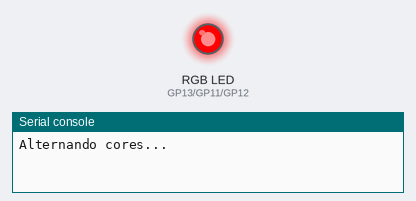
Simulated run of this program. Board: Raspberry Pi Pico running MicroPython. Shown: an RGB LED mixed from three pins (HIGH = lit), the last lines printed to the serial console. Dim RGB values are drawn brighter than linear; random numbers come from a fixed seed; the clock reads 2024-03-15 10:24:30 at power-on unless the program sets it. At 10.1 s the program stops and its outputs stay as they are.

Above: at 0.1 s.
At 1.1 s:
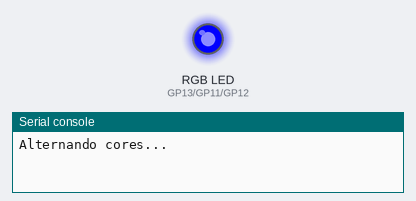
At 2.6 s:
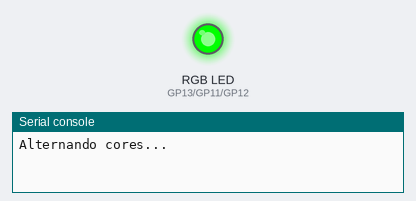
At 5.1 s:
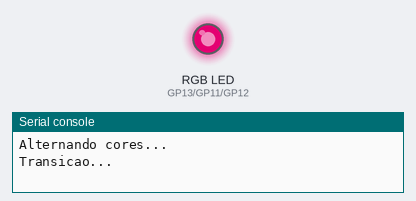
At 6.1 s:
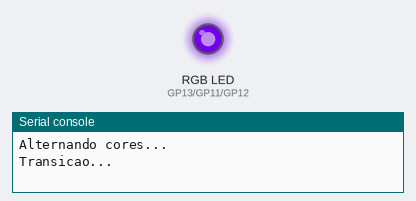
At 10.2 s:
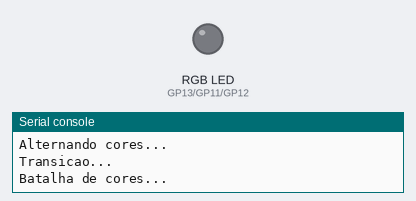
Timing chart, 0 to 11.6 s (numbered marks = the images above):
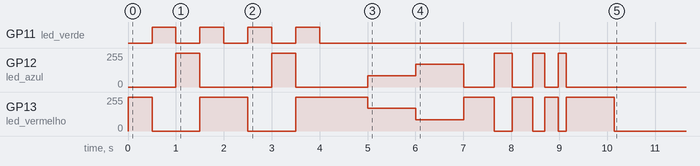

Measured:
- by itself, GP11 (led_verde): alternates HIGH for 0.50 s and LOW for 0.50 s, 8 changes in all, then stays LOW
- by itself, GP12 (led_azul): 0/255 → 255/255 at 1.0 s, → 0/255 0.50 s later, → 255/255 1.5 s later, → 0/255 0.50 s later, … (13 changes in this stretch)
- by itself, GP13 (led_vermelho): 0/255 → 255/255 at 0.00 s, → 0/255 0.50 s later, → 255/255 1.0 s later, → 0/255 1.0 s later, … (15 changes in this stretch)

The program:

alternar_led.py
```python
# alternar_led.py
# Alterna entre várias cores no LED RGB
# Bloco: Alternar LED

from machine import Pin, PWM
import time

# Configuração dos pinos do LED RGB
LED_RED = 13
LED_GREEN = 11
LED_BLUE = 12

led_vermelho = PWM(Pin(LED_RED), freq=1000)
led_verde = PWM(Pin(LED_GREEN), freq=1000)
led_azul = PWM(Pin(LED_BLUE), freq=1000)

def aplicar_cor(cor):
    """Aplica uma cor ao LED."""
    led_vermelho.duty_u16(cor[0] * 257)
    led_verde.duty_u16(cor[1] * 257)
    led_azul.duty_u16(cor[2] * 257)

def alternar_cores(cores, tempo_cada=500, duracao_total=5):
    """
    Alterna entre várias cores.

    Args:
        cores: Lista de tuplas (R, G, B)
        tempo_cada: Tempo em ms para cada cor
        duracao_total: Tempo total em segundos
    """
    import time
    inicio = time.time()
    idx = 0

    while time.time() - inicio < duracao_total:
        aplicar_cor(cores[idx % len(cores)])
        idx += 1
        time.sleep_ms(tempo_cada)

 # Desliga
    aplicar_cor((0, 0, 0))

def transicao_cores(cor1, cor2, duracao=5):
    """
    Faz uma transição suave entre duas cores.

    Args:
        cor1: Cor inicial (R, G, B)
        cor2: Cor final (R, G, B)
        duracao: Tempo em segundos
    """
    inicio = time.time()

    while time.time() - inicio < duracao:
        progresso = (time.time() - inicio) / duracao

        r = int(cor1[0] * (1 - progresso) + cor2[0] * progresso)
        g = int(cor1[1] * (1 - progresso) + cor2[1] * progresso)
        b = int(cor1[2] * (1 - progresso) + cor2[2] * progresso)

        aplicar_cor((r, g, b))
        time.sleep_ms(50)

    aplicar_cor(cor2)

def batalha_cores(cor1, cor2, duracao=5):
    """
    Efeito de batalha entre duas cores (alterna aleatoriamente).

    Args:
        cor1: Primeira cor
        cor2: Segunda cor
        duracao: Tempo em segundos
    """
    import urandom
    inicio = time.time()

    while time.time() - inicio < duracao:
        if urandom.randint(0, 1) == 0:
            aplicar_cor(cor1)
        else:
            aplicar_cor(cor2)
        time.sleep_ms(urandom.randint(100, 300))

    aplicar_cor((0, 0, 0))

# Exemplo de uso
if __name__ == "__main__":
    VERMELHO = (255, 0, 0)
    VERDE = (0, 255, 0)
    AZUL = (0, 0, 255)
    AMARELO = (255, 255, 0)

    print("Alternando cores...")
    alternar_cores([VERMELHO, VERDE, AZUL, AMARELO], 500, 4)

    print("Transicao...")
    transicao_cores(VERMELHO, AZUL, 3)

    print("Batalha de cores...")
    batalha_cores(VERMELHO, AZUL, 3)
```
